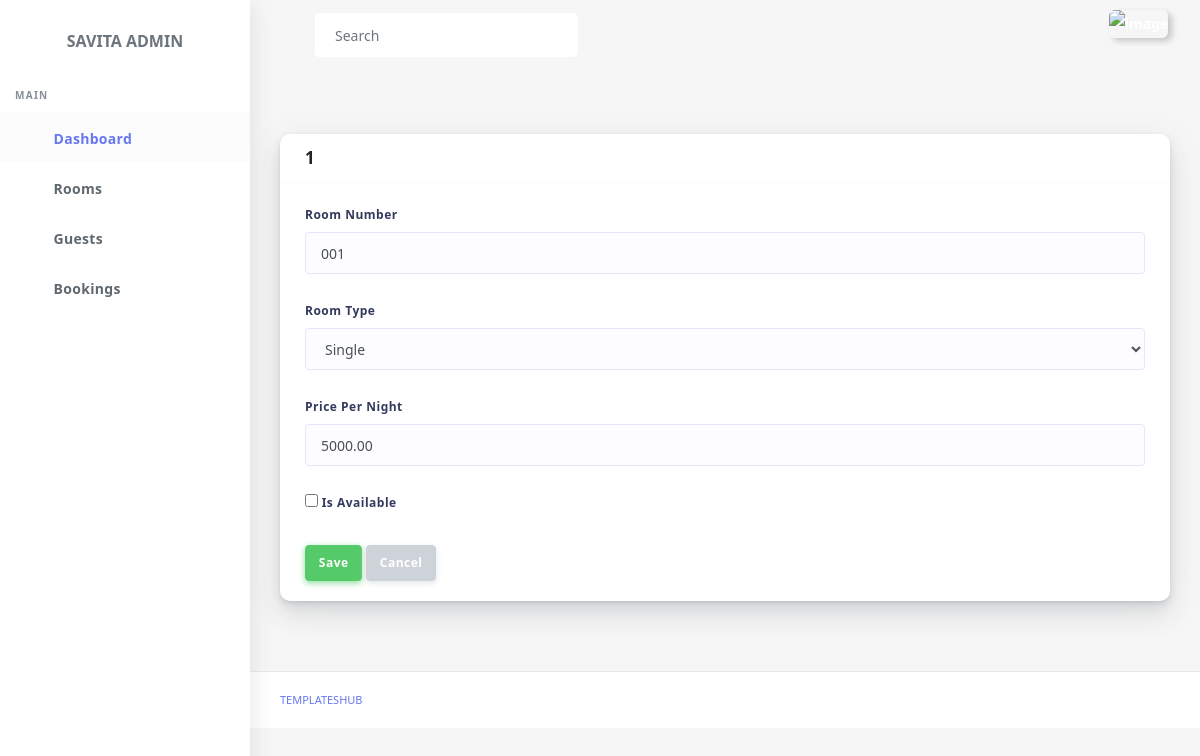
The app's page /rooms/1/edit/ with its own data.
### src/models.py (models this page shows, shortened)
class Room(models.Model):
    ROOM_TYPES = [
        ('single', 'Single'),
        ('double', 'Double'),
        ('suite', 'Suite'),
    ]
    room_number = models.CharField(max_length=10, unique=True)
    room_type = models.CharField(max_length=10, choices=ROOM_TYPES)
    price_per_night = models.DecimalField(max_digits=8, decimal_places=2)
    is_available = models.BooleanField(default=True)

### src/views.py (the view, shortened to what this page needs)
# urls.py: path('rooms/<int:pk>/edit/', views.room_update, name='room_update'),
def room_update(request, pk):
    room = get_object_or_404(Room, pk=pk)
    return render(request, 'savita_admin/room_form.html', {'room': room})

### src/templates/savita_admin/room_form.html (shortened to what this page needs)
{% extends "savita_admin/partials/base.html" %}
{% block content %}
<div class="main-content mt-1">
    <div class="card">
        <div class="card-header">
            <h4>{{ room.id|default:"Add New Room" }}</h4>
        </div>
        <div class="card-body">
            <form method="post">
                <div class="form-group">
                    <label for="room_number">Room Number</label>
                    <input type="text" id="room_number" name="room_number" value="{{ room.room_number|default:'' }}" class="form-control" required>
                </div>
                <div class="form-group">
                    <label for="room_type">Room Type</label>
                    <select id="room_type" name="room_type" class="form-control" required>
                        <option value="single" {% if room.room_type == 'single' %}selected{% endif %}>Single</option>
                    </select>
                </div>
                <div class="form-group">
                    <label for="price_per_night">Price Per Night</label>
                    <input type="number" id="price_per_night" name="price_per_night" value="{{ room.price_per_night|default:'' }}" class="form-control" required>
                </div>
                <div class="form-group">
                    <label>
                        <input type="checkbox" name="is_available" {% if room.is_available %}checked{% endif %}>
                        Is Available
                    </label>
                </div>
                <button type="submit" class="btn btn-success">Save</button>
                <a href="{% url 'room_list' %}" class="btn btn-secondary">Cancel</a>
            </form>
        </div>
    </div>
</div>
{% endblock content %}

### records on screen
Room: id "1", room_number "001", room_type "Single", price_per_night "5000.00"
